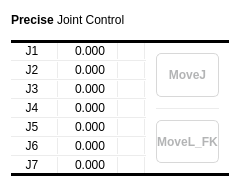
         <widget class="QGroupBox" name="preciseJointGroupBox">
          <property name="maximumSize">
           <size>
            <width>400</width>
            <height>16777215</height>
           </size>
          </property>
          <property name="styleSheet">
           <string notr="true">QGroupBox {
	background-color: white;
	border-radius: 20px;
}

Line {
	color: #ECECEC;
}

QDoubleSpinBox {
	margin-left: 5px;
	margin-right: 5px;
	background-color: transparent;
	border: 0px;
}

QDoubleSpinBox::up-button,  QDoubleSpinBox::down-button {
	border-left: 1px solid #ECECEC;
	width: 20px;

}

QDoubleSpinBox::down-arrow {
	image: url(:/res/arrow-down-bold.png);
	width: 15px;
	height: 15px;
	subcontrol-position: right;
	subcontrol-origin: padding;
}

QDoubleSpinBox::up-arrow {
	image: url(:/res/arrow-up-bold.png);
	width: 15px;
	height: 15px;
	subcontrol-position: right;
	subcontrol-origin: padding;
}

QDoubleSpinBox::up-button::pressed,  QDoubleSpinBox::down-button::pressed {
	background-color: #DEF3FD;

}</string>
          </property>
          <property name="title">
           <string/>
          </property>
          <layout class="QGridLayout" name="gridLayout_11" columnstretch="2,1">
           <property name="topMargin">
            <number>0</number>
           </property>
           <property name="bottomMargin">
            <number>20</number>
           </property>
           <property name="spacing">
            <number>0</number>
           </property>
           <item row="2" column="1" rowspan="13">
            <layout class="QGridLayout" name="gridLayout_9">
             <property name="leftMargin">
              <number>10</number>
             </property>
             <property name="topMargin">
              <number>10</number>
             </property>
             <property name="rightMargin">
              <number>10</number>
             </property>
             <property name="bottomMargin">
              <number>10</number>
             </property>
             <property name="verticalSpacing">
              <number>10</number>
             </property>
             <item row="0" column="0">
              <widget class="QPushButton" name="MoveJ">
               <property name="sizePolicy">
                <sizepolicy hsizetype="Minimum" vsizetype="Preferred">
                 <horstretch>0</horstretch>
                 <verstretch>0</verstretch>
                </sizepolicy>
               </property>
               <property name="styleSheet">
                <string notr="true">QPushButton {
	background-color: white;
	border: 1px solid #D8D8D8;
	border-radius: 5px;
	color: #B3B4B5;
	font-weight: bold;
}

QPushButton:hover {
	background-color: #D8D8D8;
	color: #262626;
}

QPushButton:pressed, QPushButton:checked {
	background-color: #DFF3FC;
	color: #262626;
	border: 0;
}</string>
               </property>
               <property name="text">
                <string>MoveJ</string>
               </property>
              </widget>
             </item>
             <item row="2" column="0">
              <widget class="QPushButton" name="MoveL_FK">
               <property name="sizePolicy">
                <sizepolicy hsizetype="Minimum" vsizetype="Preferred">
                 <horstretch>0</horstretch>
                 <verstretch>0</verstretch>
                </sizepolicy>
               </property>
               <property name="styleSheet">
                <string notr="true">QPushButton {
	background-color: white;
	border: 1px solid #D8D8D8;
	border-radius: 5px;
	color: #B3B4B5;
	font-weight: bold;
}

QPushButton:hover {
	background-color: #D8D8D8;
	color: #262626;
}

QPushButton:pressed, QPushButton:checked {
	background-color: #DFF3FC;
	color: #262626;
	border: 0;
}</string>
               </property>
               <property name="text">
                <string>MoveL_FK</string>
               </property>
              </widget>
             </item>
             <item row="1" column="0">
              <widget class="Line" name="line_69">
               <property name="styleSheet">
                <string notr="true">QFrame {
	color: #ECECEC;
}</string>
               </property>
               <property name="frameShadow">
                <enum>QFrame::Plain</enum>
               </property>
               <property name="orientation">
                <enum>Qt::Horizontal</enum>
               </property>
              </widget>
             </item>
            </layout>
           </item>
           <item row="11" column="0">
            <widget class="Line" name="line_75">
             <property name="styleSheet">
              <string notr="true">QFrame {
	color: #ECECEC;
}</string>
             </property>
             <property name="frameShadow">
              <enum>QFrame::Plain</enum>
             </property>
             <property name="orientation">
              <enum>Qt::Horizontal</enum>
             </property>
            </widget>
           </item>
           <item row="15" column="0" colspan="2">
            <widget class="Line" name="line_70">
             <property name="styleSheet">
              <string notr="true">Line {
	color: #000000;
}</string>
             </property>
             <property name="frameShadow">
              <enum>QFrame::Plain</enum>
             </property>
             <property name="lineWidth">
              <number>3</number>
             </property>
             <property name="orientation">
              <enum>Qt::Horizontal</enum>
             </property>
            </widget>
           </item>
           <item row="2" column="0">
            <layout class="QHBoxLayout" name="horizontalLayout_10">
             <property name="spacing">
              <number>0</number>
             </property>
             <item>
              <widget class="QLabel" name="label_7">
               <property name="minimumSize">
                <size>
                 <width>45</width>
                 <height>0</height>
                </size>
               </property>
               <property name="maximumSize">
                <size>
                 <width>45</width>
                 <height>16777215</height>
                </size>
               </property>
               <property name="styleSheet">
                <string notr="true">QLabel {
	font: 700 20pt &quot;Alibaba PuHuiTi 3.0&quot;;
	margin-right: 3px;
}</string>
               </property>
               <property name="text">
                <string>J1</string>
               </property>
               <property name="alignment">
                <set>Qt::AlignCenter</set>
               </property>
              </widget>
             </item>
             <item>
              <widget class="Line" name="line_55">
               <property name="styleSheet">
                <string notr="true">QFrame {
	color: #ECECEC;
}</string>
               </property>
               <property name="frameShadow">
                <enum>QFrame::Plain</enum>
               </property>
               <property name="orientation">
                <enum>Qt::Vertical</enum>
               </property>
              </widget>
             </item>
             <item>
              <widget class="QDoubleSpinBox" name="j1">
               <property name="sizePolicy">
                <sizepolicy hsizetype="Minimum" vsizetype="Preferred">
                 <horstretch>0</horstretch>
                 <verstretch>0</verstretch>
                </sizepolicy>
               </property>
               <property name="alignment">
                <set>Qt::AlignCenter</set>
               </property>
               <property name="decimals">
                <number>3</number>
               </property>
               <property name="minimum">
                <double>-180.000000000000000</double>
               </property>
               <property name="maximum">
                <double>180.000000000000000</double>
               </property>
              </widget>
             </item>
             <item>
              <widget class="Line" name="line_56">
               <property name="styleSheet">
                <string notr="true">QFrame {
	color: #ECECEC;
}</string>
               </property>
               <property name="frameShadow">
                <enum>QFrame::Plain</enum>
               </property>
               <property name="orientation">
                <enum>Qt::Vertical</enum>
               </property>
              </widget>
             </item>
            </layout>
           </item>
           <item row="8" column="0">
            <layout class="QHBoxLayout" name="horizontalLayout_13">
             <property name="spacing">
              <number>0</number>
             </property>
             <item>
              <widget class="QLabel" name="label_10">
               <property name="minimumSize">
                <size>
                 <width>45</width>
                 <height>0</height>
                </size>
               </property>
               <property name="maximumSize">
                <size>
                 <width>45</width>
                 <height>16777215</height>
                </size>
               </property>
               <property name="styleSheet">
                <string notr="true">QLabel {
	font: 700 20pt &quot;Alibaba PuHuiTi 3.0&quot;;
	margin-right: 3px;
}</string>
               </property>
               <property name="text">
                <string>J4</string>
               </property>
               <property name="alignment">
                <set>Qt::AlignCenter</set>
               </property>
              </widget>
             </item>
             <item>
              <widget class="Line" name="line_61">
               <property name="styleSheet">
                <string notr="true">QFrame {
	color: #ECECEC;
}</string>
               </property>
               <property name="frameShadow">
                <enum>QFrame::Plain</enum>
               </property>
               <property name="orientation">
                <enum>Qt::Vertical</enum>
               </property>
              </widget>
             </item>
             <item>
              <widget class="QDoubleSpinBox" name="j4">
               <property name="sizePolicy">
                <sizepolicy hsizetype="Minimum" vsizetype="Preferred">
                 <horstretch>0</horstretch>
                 <verstretch>0</verstretch>
                </sizepolicy>
               </property>
               <property name="alignment">
                <set>Qt::AlignCenter</set>
               </property>
               <property name="decimals">
                <number>3</number>
               </property>
               <property name="minimum">
                <double>-180.000000000000000</double>
               </property>
               <property name="maximum">
                <double>180.000000000000000</double>
               </property>
              </widget>
             </item>
             <item>
              <widget class="Line" name="line_62">
               <property name="styleSheet">
                <string notr="true">QFrame {
	color: #ECECEC;
}</string>
               </property>
               <property name="frameShadow">
                <enum>QFrame::Plain</enum>
               </property>
               <property name="orientation">
                <enum>Qt::Vertical</enum>
               </property>
              </widget>
             </item>
            </layout>
           </item>
           <item row="1" column="0" colspan="2">
            <widget class="Line" name="line_31">
             <property name="styleSheet">
              <string notr="true">Line {
	color: #000000;
}</string>
             </property>
             <property name="frameShadow">
              <enum>QFrame::Plain</enum>
             </property>
             <property name="lineWidth">
              <number>3</number>
             </property>
             <property name="orientation">
              <enum>Qt::Horizontal</enum>
             </property>
            </widget>
           </item>
           <item row="10" column="0">
            <layout class="QHBoxLayout" name="horizontalLayout_14">
             <property name="spacing">
              <number>0</number>
             </property>
             <item>
              <widget class="QLabel" name="label_11">
               <property name="minimumSize">
                <size>
                 <width>45</width>
                 <height>0</height>
                </size>
               </property>
               <property name="maximumSize">
                <size>
                 <width>45</width>
                 <height>16777215</height>
                </size>
               </property>
               <property name="styleSheet">
                <string notr="true">QLabel {
	font: 700 20pt &quot;Alibaba PuHuiTi 3.0&quot;;
	margin-right: 3px;
}</string>
               </property>
               <property name="text">
                <string>J5</string>
               </property>
               <property name="alignment">
                <set>Qt::AlignCenter</set>
               </property>
              </widget>
             </item>
             <item>
              <widget class="Line" name="line_63">
               <property name="styleSheet">
                <string notr="true">QFrame {
	color: #ECECEC;
}</string>
               </property>
               <property name="frameShadow">
                <enum>QFrame::Plain</enum>
               </property>
               <property name="orientation">
                <enum>Qt::Vertical</enum>
               </property>
              </widget>
             </item>
             <item>
              <widget class="QDoubleSpinBox" name="j5">
               <property name="sizePolicy">
                <sizepolicy hsizetype="Minimum" vsizetype="Preferred">
                 <horstretch>0</horstretch>
                 <verstretch>0</verstretch>
                </sizepolicy>
               </property>
               <property name="alignment">
                <set>Qt::AlignCenter</set>
               </property>
               <property name="decimals">
                <number>3</number>
               </property>
               <property name="minimum">
                <double>-180.000000000000000</double>
               </property>
               <property name="maximum">
                <double>180.000000000000000</double>
               </property>
              </widget>
             </item>
             <item>
              <widget class="Line" name="line_64">
               <property name="styleSheet">
                <string notr="true">QFrame {
	color: #ECECEC;
}</string>
               </property>
               <property name="frameShadow">
                <enum>QFrame::Plain</enum>
               </property>
               <property name="orientation">
                <enum>Qt::Vertical</enum>
               </property>
              </widget>
             </item>
            </layout>
           </item>
           <item row="14" column="0">
            <layout class="QHBoxLayout" name="horizontalLayout_16">
             <property name="spacing">
              <number>0</number>
             </property>
             <item>
              <widget class="QLabel" name="label_13">
               <property name="minimumSize">
                <size>
                 <width>45</width>
                 <height>0</height>
                </size>
               </property>
               <property name="maximumSize">
                <size>
                 <width>45</width>
                 <height>16777215</height>
                </size>
               </property>
               <property name="styleSheet">
                <string notr="true">QLabel {
	font: 700 20pt &quot;Alibaba PuHuiTi 3.0&quot;;
	margin-right: 3px;
}</string>
               </property>
               <property name="text">
                <string>J7</string>
               </property>
               <property name="alignment">
                <set>Qt::AlignCenter</set>
               </property>
              </widget>
             </item>
             <item>
              <widget class="Line" name="line_67">
               <property name="styleSheet">
                <string notr="true">QFrame {
	color: #ECECEC;
}</string>
               </property>
               <property name="frameShadow">
                <enum>QFrame::Plain</enum>
               </property>
               <property name="orientation">
                <enum>Qt::Vertical</enum>
               </property>
              </widget>
             </item>
             <item>
              <widget class="QDoubleSpinBox" name="j7">
               <property name="sizePolicy">
                <sizepolicy hsizetype="Minimum" vsizetype="Preferred">
                 <horstretch>0</horstretch>
                 <verstretch>0</verstretch>
                </sizepolicy>
               </property>
               <property name="alignment">
                <set>Qt::AlignCenter</set>
               </property>
               <property name="decimals">
                <number>3</number>
               </property>
               <property name="minimum">
                <double>-180.000000000000000</double>
               </property>
               <property name="maximum">
                <double>180.000000000000000</double>
               </property>
              </widget>
             </item>
             <item>
              <widget class="Line" name="line_68">
               <property name="styleSheet">
                <string notr="true">QFrame {
	color: #ECECEC;
}</string>
               </property>
               <property name="frameShadow">
                <enum>QFrame::Plain</enum>
               </property>
               <property name="orientation">
                <enum>Qt::Vertical</enum>
               </property>
              </widget>
             </item>
            </layout>
           </item>
           <item row="12" column="0">
            <layout class="QHBoxLayout" name="horizontalLayout_15">
             <property name="spacing">
              <number>0</number>
             </property>
             <item>
              <widget class="QLabel" name="label_12">
               <property name="minimumSize">
                <size>
                 <width>45</width>
                 <height>0</height>
                </size>
               </property>
               <property name="maximumSize">
                <size>
                 <width>45</width>
                 <height>16777215</height>
                </size>
               </property>
               <property name="styleSheet">
                <string notr="true">QLabel {
	font: 700 20pt &quot;Alibaba PuHuiTi 3.0&quot;;
	margin-right: 3px;
}</string>
               </property>
               <property name="text">
                <string>J6</string>
               </property>
               <property name="alignment">
                <set>Qt::AlignCenter</set>
               </property>
              </widget>
             </item>
             <item>
              <widget class="Line" name="line_65">
               <property name="styleSheet">
                <string notr="true">QFrame {
	color: #ECECEC;
}</string>
               </property>
               <property name="frameShadow">
                <enum>QFrame::Plain</enum>
               </property>
               <property name="orientation">
                <enum>Qt::Vertical</enum>
               </property>
              </widget>
             </item>
             <item>
              <widget class="QDoubleSpinBox" name="j6">
               <property name="sizePolicy">
                <sizepolicy hsizetype="Minimum" vsizetype="Preferred">
                 <horstretch>0</horstretch>
                 <verstretch>0</verstretch>
                </sizepolicy>
               </property>
               <property name="alignment">
                <set>Qt::AlignCenter</set>
               </property>
               <property name="decimals">
                <number>3</number>
               </property>
               <property name="minimum">
                <double>-180.000000000000000</double>
               </property>
               <property name="maximum">
                <double>180.000000000000000</double>
               </property>
              </widget>
             </item>
             <item>
              <widget class="Line" name="line_66">
               <property name="styleSheet">
                <string notr="true">QFrame {
	color: #ECECEC;
}</string>
               </property>
               <property name="frameShadow">
                <enum>QFrame::Plain</enum>
               </property>
               <property name="orientation">
                <enum>Qt::Vertical</enum>
               </property>
              </widget>
             </item>
            </layout>
           </item>
           <item row="0" column="0" colspan="2">
            <widget class="QLabel" name="preciseJntTitle">
             <property name="minimumSize">
              <size>
               <width>0</width>
               <height>40</height>
              </size>
             </property>
             <property name="maximumSize">
              <size>
               <width>16777215</width>
               <height>40</height>
              </size>
             </property>
             <property name="text">
              <string>&lt;html&gt;&lt;body&gt;&lt;b&gt;Precise&lt;/b&gt; Joint Control&lt;/body&gt;&lt;/html&gt;</string>
             </property>
            </widget>
           </item>
           <item row="4" column="0">
            <layout class="QHBoxLayout" name="horizontalLayout_11">
             <property name="spacing">
              <number>0</number>
             </property>
             <item>
              <widget class="QLabel" name="label_8">
               <property name="minimumSize">
                <size>
                 <width>45</width>
                 <height>0</height>
                </size>
               </property>
               <property name="maximumSize">
                <size>
                 <width>45</width>
                 <height>16777215</height>
                </size>
               </property>
               <property name="styleSheet">
                <string notr="true">QLabel {
	font: 700 20pt &quot;Alibaba PuHuiTi 3.0&quot;;
	margin-right: 3px;
}</string>
               </property>
               <property name="text">
                <string>J2</string>
               </property>
               <property name="alignment">
                <set>Qt::AlignCenter</set>
               </property>
              </widget>
             </item>
             <item>
              <widget class="Line" name="line_57">
               <property name="styleSheet">
                <string notr="true">QFrame {
	color: #ECECEC;
}</string>
               </property>
               <property name="frameShadow">
                <enum>QFrame::Plain</enum>
               </property>
               <property name="orientation">
                <enum>Qt::Vertical</enum>
               </property>
              </widget>
             </item>
             <item>
              <widget class="QDoubleSpinBox" name="j2">
               <property name="sizePolicy">
                <sizepolicy hsizetype="Minimum" vsizetype="Preferred">
                 <horstretch>0</horstretch>
                 <verstretch>0</verstretch>
                </sizepolicy>
               </property>
               <property name="alignment">
                <set>Qt::AlignCenter</set>
               </property>
               <property name="decimals">
                <number>3</number>
               </property>
               <property name="minimum">
                <double>-180.000000000000000</double>
               </property>
               <property name="maximum">
                <double>180.000000000000000</double>
               </property>
              </widget>
             </item>
             <item>
              <widget class="Line" name="line_58">
               <property name="styleSheet">
                <string notr="true">QFrame {
	color: #ECECEC;
}</string>
               </property>
               <property name="frameShadow">
                <enum>QFrame::Plain</enum>
               </property>
               <property name="orientation">
                <enum>Qt::Vertical</enum>
               </property>
              </widget>
             </item>
            </layout>
           </item>
           <item row="9" column="0">
            <widget class="Line" name="line_74">
             <property name="styleSheet">
              <string notr="true">QFrame {
	color: #ECECEC;
}</string>
             </property>
             <property name="frameShadow">
              <enum>QFrame::Plain</enum>
             </property>
             <property name="orientation">
              <enum>Qt::Horizontal</enum>
             </property>
            </widget>
           </item>
           <item row="3" column="0">
            <widget class="Line" name="line_71">
             <property name="styleSheet">
              <string notr="true">QFrame {
	color: #ECECEC;
}</string>
             </property>
             <property name="frameShadow">
              <enum>QFrame::Plain</enum>
             </property>
             <property name="orientation">
              <enum>Qt::Horizontal</enum>
             </property>
            </widget>
           </item>
           <item row="7" column="0">
            <widget class="Line" name="line_73">
             <property name="styleSheet">
              <string notr="true">QFrame {
	color: #ECECEC;
}</string>
             </property>
             <property name="frameShadow">
              <enum>QFrame::Plain</enum>
             </property>
             <property name="orientation">
              <enum>Qt::Horizontal</enum>
             </property>
            </widget>
           </item>
           <item row="6" column="0">
            <layout class="QHBoxLayout" name="horizontalLayout_12">
             <property name="spacing">
              <number>0</number>
             </property>
             <item>
              <widget class="QLabel" name="label_9">
               <property name="minimumSize">
                <size>
                 <width>45</width>
                 <height>0</height>
                </size>
               </property>
               <property name="maximumSize">
                <size>
                 <width>45</width>
                 <height>16777215</height>
                </size>
               </property>
               <property name="styleSheet">
                <string notr="true">QLabel {
	font: 700 20pt &quot;Alibaba PuHuiTi 3.0&quot;;
	margin-right: 3px;
}</string>
               </property>
               <property name="text">
                <string>J3</string>
               </property>
               <property name="alignment">
                <set>Qt::AlignCenter</set>
               </property>
              </widget>
             </item>
             <item>
              <widget class="Line" name="line_59">
               <property name="styleSheet">
                <string notr="true">QFrame {
	color: #ECECEC;
}</string>
               </property>
               <property name="frameShadow">
                <enum>QFrame::Plain</enum>
               </property>
               <property name="orientation">
                <enum>Qt::Vertical</enum>
               </property>
              </widget>
             </item>
             <item>
              <widget class="QDoubleSpinBox" name="j3">
               <property name="sizePolicy">
                <sizepolicy hsizetype="Minimum" vsizetype="Preferred">
                 <horstretch>0</horstretch>
                 <verstretch>0</verstretch>
                </sizepolicy>
               </property>
               <property name="alignment">
                <set>Qt::AlignCenter</set>
               </property>
               <property name="decimals">
                <number>3</number>
               </property>
               <property name="minimum">
                <double>-180.000000000000000</double>
               </property>
               <property name="maximum">
                <double>180.000000000000000</double>
               </property>
              </widget>
             </item>
             <item>
              <widget class="Line" name="line_60">
               <property name="styleSheet">
                <string notr="true">QFrame {
	color: #ECECEC;
}</string>
               </property>
               <property name="frameShadow">
                <enum>QFrame::Plain</enum>
               </property>
               <property name="orientation">
                <enum>Qt::Vertical</enum>
               </property>
              </widget>
             </item>
            </layout>
           </item>
           <item row="5" column="0">
            <widget class="Line" name="line_72">
             <property name="styleSheet">
              <string notr="true">QFrame {
	color: #ECECEC;
}</string>
             </property>
             <property name="frameShadow">
              <enum>QFrame::Plain</enum>
             </property>
             <property name="orientation">
              <enum>Qt::Horizontal</enum>
             </property>
            </widget>
           </item>
           <item row="13" column="0">
            <widget class="Line" name="line_76">
             <property name="styleSheet">
              <string notr="true">QFrame {
	color: #ECECEC;
}</string>
             </property>
             <property name="frameShadow">
              <enum>QFrame::Plain</enum>
             </property>
             <property name="orientation">
              <enum>Qt::Horizontal</enum>
             </property>
            </widget>
           </item>
          </layout>
         </widget>
